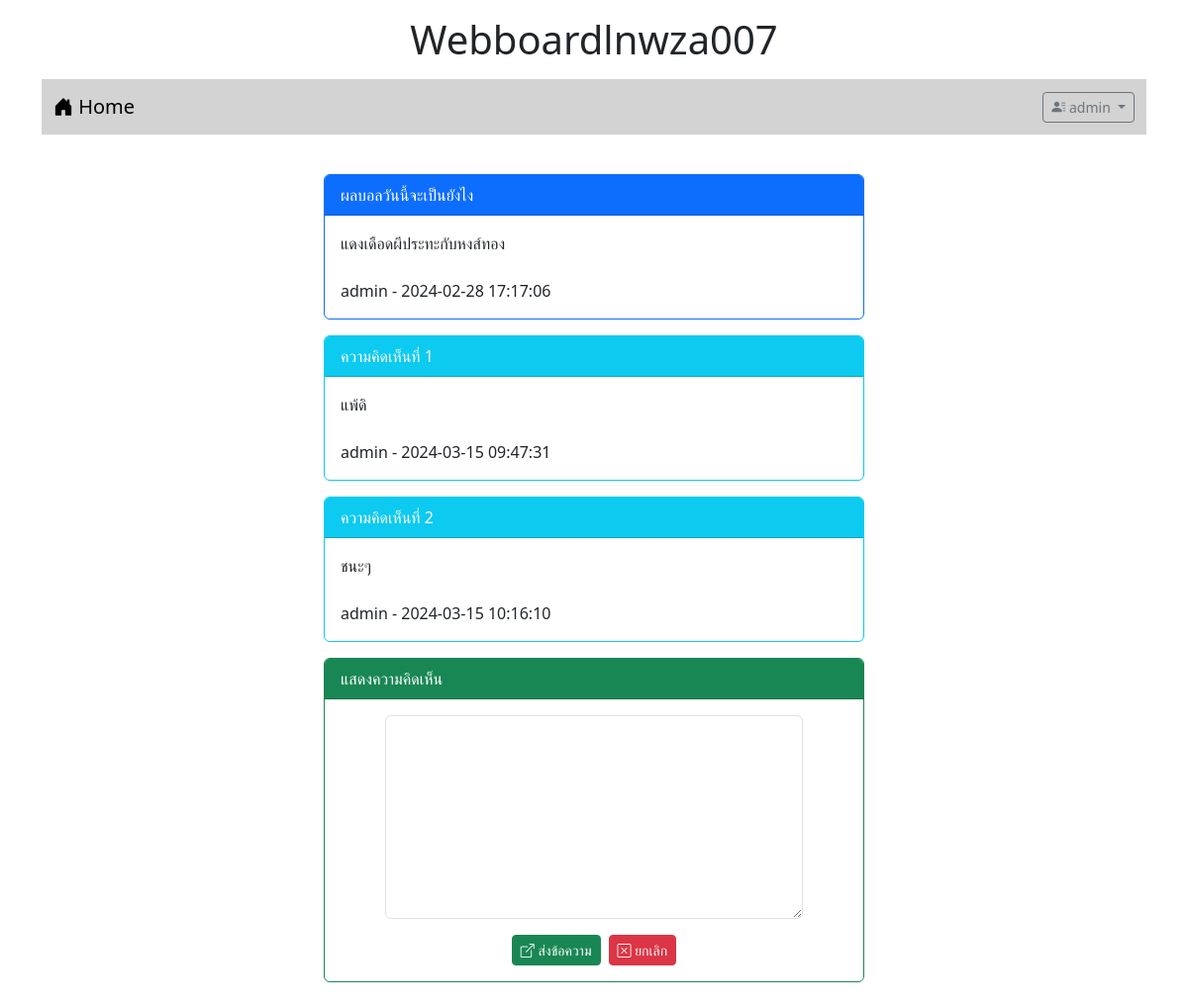
Page /post.php?id=2 (signed in) on the committed database.
### tables this page shows
CREATE TABLE `post` (
  `id` int(11) NOT NULL,
  `title` varchar(128) NOT NULL,
  `content` varchar(2048) NOT NULL,
  `post_date` datetime NOT NULL,
  `cat_id` int(11) NOT NULL,
  `user_id` int(11) NOT NULL
);

CREATE TABLE `user` (
  `id` int(11) NOT NULL,
  `login` varchar(32) NOT NULL,
  `password` varchar(64) NOT NULL,
  `name` varchar(64) NOT NULL,
  `gender` char(1) NOT NULL,
  `email` varchar(32) NOT NULL,
  `role` char(1) NOT NULL
);

CREATE TABLE `comment` (
  `id` int(11) NOT NULL,
  `content` varchar(20148) NOT NULL,
  `post_date` datetime NOT NULL,
  `user_id` int(11) NOT NULL,
  `post_id` int(11) NOT NULL
);

### post.php (the view, shortened to what this page needs)
<!DOCTYPE html>
<html lang="en">
<head>
    <link rel="stylesheet" href="bootstrap-5.3.2-dist/css/bootstrap.min.css">
    <link rel="stylesheet" href="https://cdn.jsdelivr.net/npm/bootstrap-icons@1.11.3/font/bootstrap-icons.min.css">
</head>
<body>
<div class="container-lg">
    <h1 style="text-align: center;" class="m-3">Webboardlnwza007</h1>
    <?php include "nav.php" ?>
        <div class="row mt-4">
            <div class="col-lg-3 col-md-2 col-sm-1"></div>
            <div class="col-lg-6 col-md-8 col-sm-10">
             <?php
                $conn=new PDO("mysql:host=localhost;dbname=webboard;charset=utf8","root","");
                $sql="select post.title,post.content,post.post_date,user.login
                from post inner join user on
                (post.user_id=user.id) where post.id=$_GET[id]";
                $result=$conn->query($sql);
                while($row=$result->fetch()){
                echo"<div class='card border-primary mt-3'>";
                echo"<div class='card-header bg-primary text-white'>$row[0]</div>";
                echo"<div class='card-body'>$row[1] <br><br> $row[3] - $row[2]</div>";
                echo"</div>";
            }
                $sql="select comment.content,comment.post_date,user.login
                from comment inner join user on
                (comment.user_id=user.id) where comment.post_id=$_GET[id]";
                $result=$conn->query($sql);
                $i=1;
                while($row=$result->fetch()){
                echo"<div class='card border-info mt-3'>";
                echo"<div class='card-header bg-info text-white'>ความคิดเห็นที่ $i </div>";
                echo"<div class='card-body'>$row[0]<br><br>$row[2] - $row[1]</div>";
                echo"</div>";
                $i=$i+1;
            }
            ?>
                <?php if(isset($_SESSION['id'])){
                ?>
                <div class="card border-success mt-3">
                <div class="card-header bg-success text-white">
                แสดงความคิดเห็น</div>
                <div class="card-body">
                    <form action="post_save.php" method="post">
                     <div class="row mb-3 justify-content-center">
                         <div class="col-lg-10">
                            <textarea name="comment" rows="8"
                            class="form-control" required></textarea>
                         </div>
                     </div>
                     <div class="row">
                         <div class="col-lg-12 d-flex justify-content-center">
                             <button type="submit" class="btn btn-success btn-sm text-white">
                                 <i class="bi bi-box-arrow-up-right"></i> ส่งข้อความ
                             </button>
                             <button type="reset" class="btn btn-danger btn-sm ms-2">
                                 <i class="bi bi-x-square"></i> ยกเลิก</button>
                         </div>
                     </div>
                    </form>
            </div>
        </div>
        <?php } ?>
        <br>
        </div>
        <div class="col-lg-3 col-md-2 col-sm-1"></div>
    </div>
</div>
</body>
</html>

### rows in the picture
post: title "ผลบอลวันนี้จะเป็นยังไง", content "แดงเดือดผีประทะกับหงส์ทอง", user.login "admin", post_date "2024-02-28 17:17:06"
comment: content "แพ้ดิ", user.login "admin", post_date "2024-03-15 09:47:31"
comment: content "ชนะๆ", user.login "admin", post_date "2024-03-15 10:16:10"

### other values in the picture
$_SESSION['username'] "admin"
